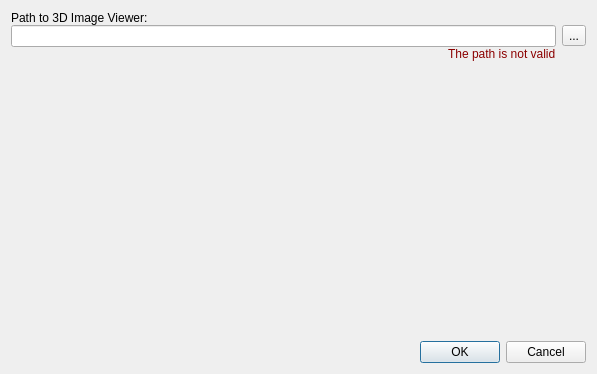
<?xml version="1.0" encoding="UTF-8"?>
<ui version="4.0">
 <class>SettingsDialog</class>
 <widget class="QDialog" name="SettingsDialog">
  <property name="geometry">
   <rect>
    <x>0</x>
    <y>0</y>
    <width>597</width>
    <height>374</height>
   </rect>
  </property>
  <property name="windowTitle">
   <string>Dialog</string>
  </property>
  <layout class="QGridLayout" name="gridLayout">
   <property name="horizontalSpacing">
    <number>-1</number>
   </property>
   <property name="verticalSpacing">
    <number>0</number>
   </property>
   <item row="4" column="0" colspan="2">
    <widget class="QDialogButtonBox" name="buttonBox">
     <property name="orientation">
      <enum>Qt::Horizontal</enum>
     </property>
     <property name="standardButtons">
      <set>QDialogButtonBox::Cancel|QDialogButtonBox::Ok</set>
     </property>
    </widget>
   </item>
   <item row="1" column="1">
    <widget class="QToolButton" name="btnBrowse">
     <property name="text">
      <string>...</string>
     </property>
     <property name="icon">
      <iconset theme="window-new">
       <normaloff/>
      </iconset>
     </property>
    </widget>
   </item>
   <item row="1" column="0">
    <widget class="QLineEdit" name="inViewerPath"/>
   </item>
   <item row="0" column="0">
    <widget class="QLabel" name="label">
     <property name="text">
      <string>Path to 3D Image Viewer:</string>
     </property>
    </widget>
   </item>
   <item row="3" column="0">
    <spacer name="verticalSpacer">
     <property name="orientation">
      <enum>Qt::Vertical</enum>
     </property>
     <property name="sizeHint" stdset="0">
      <size>
       <width>20</width>
       <height>40</height>
      </size>
     </property>
    </spacer>
   </item>
   <item row="2" column="0" alignment="Qt::AlignRight">
    <widget class="QLabel" name="labelInvalidViewerPath">
     <property name="styleSheet">
      <string notr="true">color:darkred;</string>
     </property>
     <property name="text">
      <string>The path is not valid</string>
     </property>
    </widget>
   </item>
  </layout>
 </widget>
 <resources/>
 <connections>
  <connection>
   <sender>buttonBox</sender>
   <signal>accepted()</signal>
   <receiver>SettingsDialog</receiver>
   <slot>accept()</slot>
   <hints>
    <hint type="sourcelabel">
     <x>248</x>
     <y>254</y>
    </hint>
    <hint type="destinationlabel">
     <x>157</x>
     <y>274</y>
    </hint>
   </hints>
  </connection>
  <connection>
   <sender>buttonBox</sender>
   <signal>rejected()</signal>
   <receiver>SettingsDialog</receiver>
   <slot>reject()</slot>
   <hints>
    <hint type="sourcelabel">
     <x>316</x>
     <y>260</y>
    </hint>
    <hint type="destinationlabel">
     <x>286</x>
     <y>274</y>
    </hint>
   </hints>
  </connection>
 </connections>
</ui>
